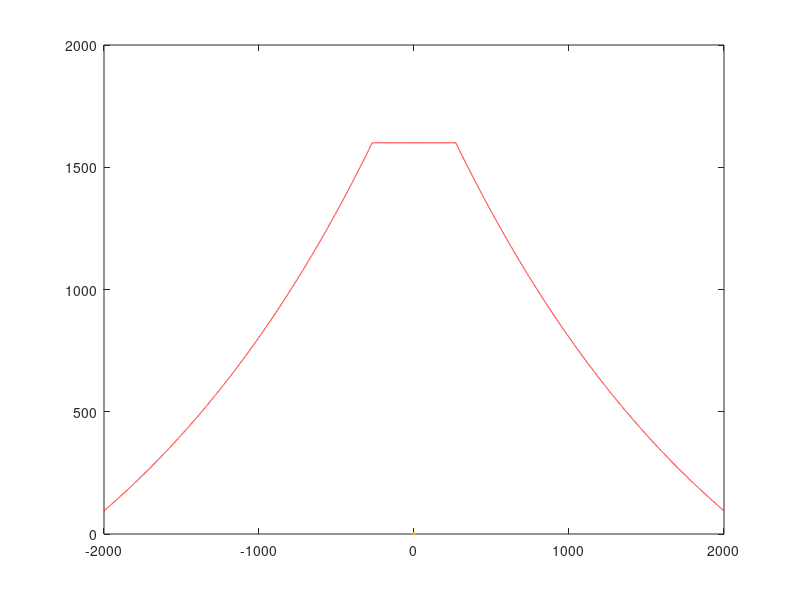

This chart was generated by the following MATLAB code: (Note: this script raises an error after producing the figure.)
% Volcano Drawing

top_side_x = -270:0.1:270;
top_side_y = 1600 + top_side_x * 0;

left_side_x = -2000:0.1:-270;
left_side_y = 1.0005.^(left_side_x+16000)-1000;

right_side_x = 270:0.1:2000;
right_side_y = 1.0005.^(-right_side_x+16000)-1000;

figure(1)

plot(left_side_x, left_side_y, "r", LineWidth=2), hold on
plot(right_side_x, right_side_y, "r", LineWidth=2), hold on
plot(top_side_x, top_side_y, "r", LineWidth=2), hold on


% Tephra Simulation

b = [0 2.5 4.5 6.5 8.5];
m = [50 25 50 75 100];

for i = 1:5
    % m = 20 + (150-20).*rand(1,1);
    initial_velocity_y = 20 + (60-20).*rand(1,1);
    initial_velocity_x = -60 + (60+60).*rand(1,1);

    graph_projectile(b(i), m(i), initial_velocity_x, initial_velocity_y, i)
end 
